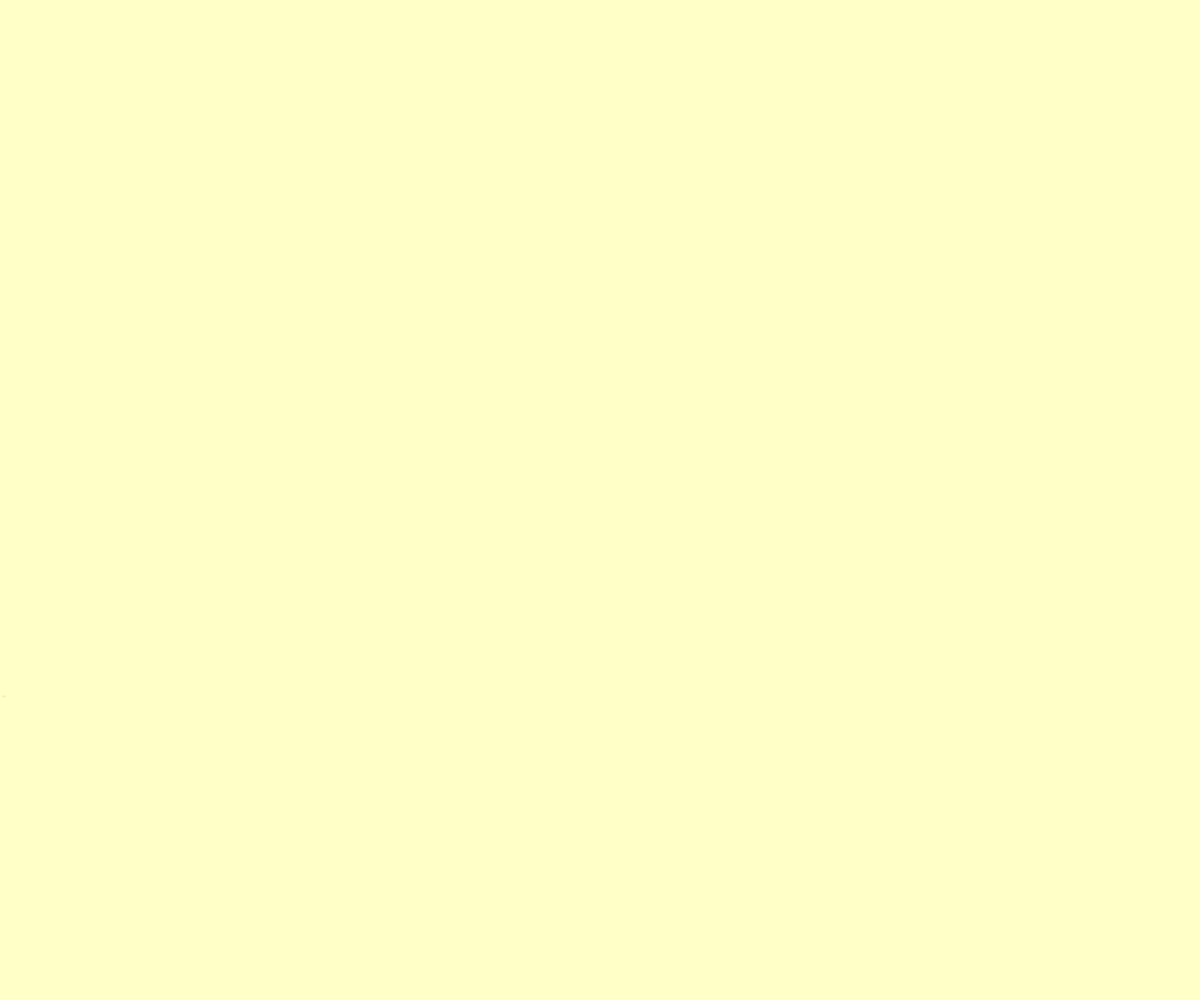
Frame 1 (no input)
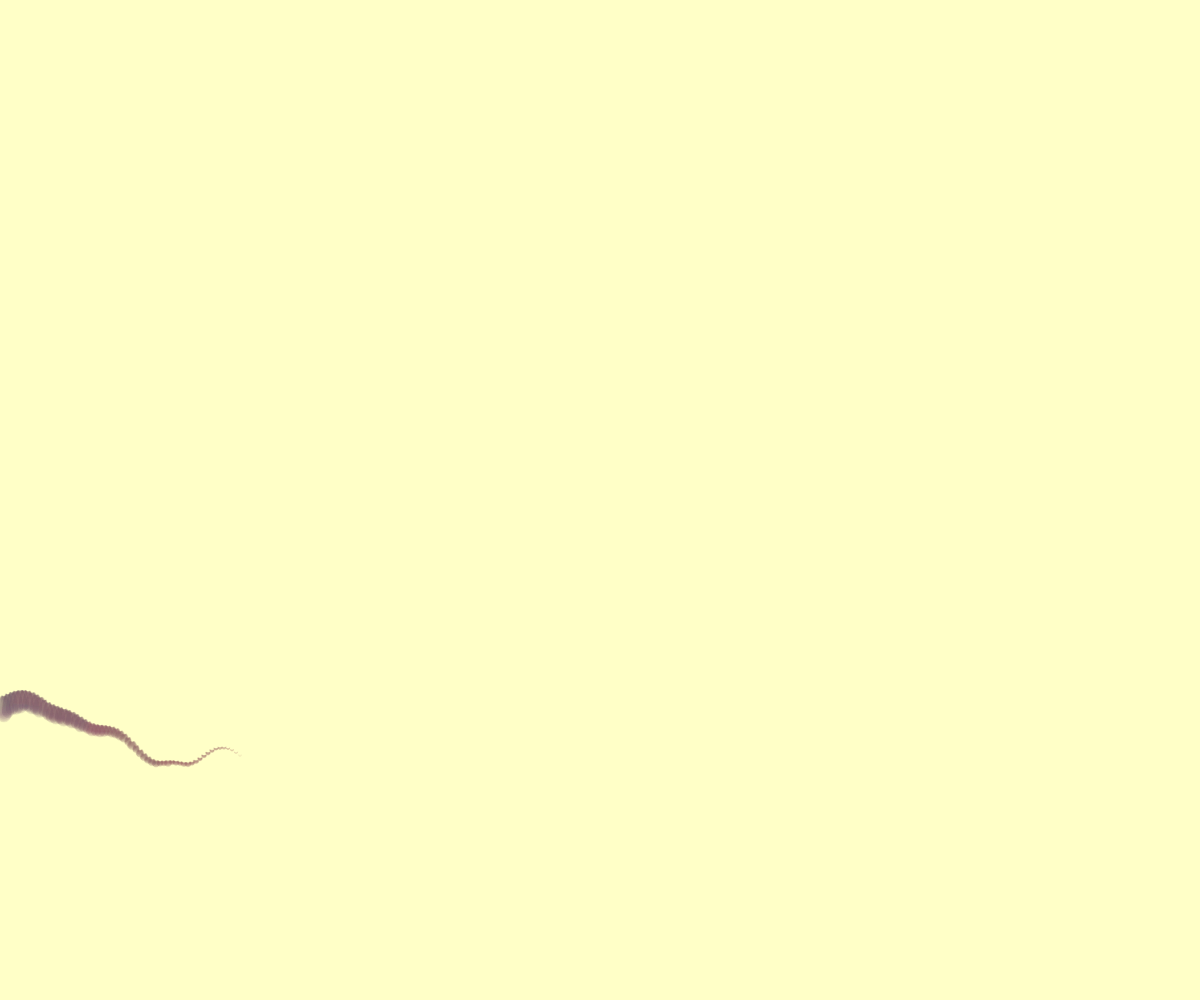
Frame 60 (no input)
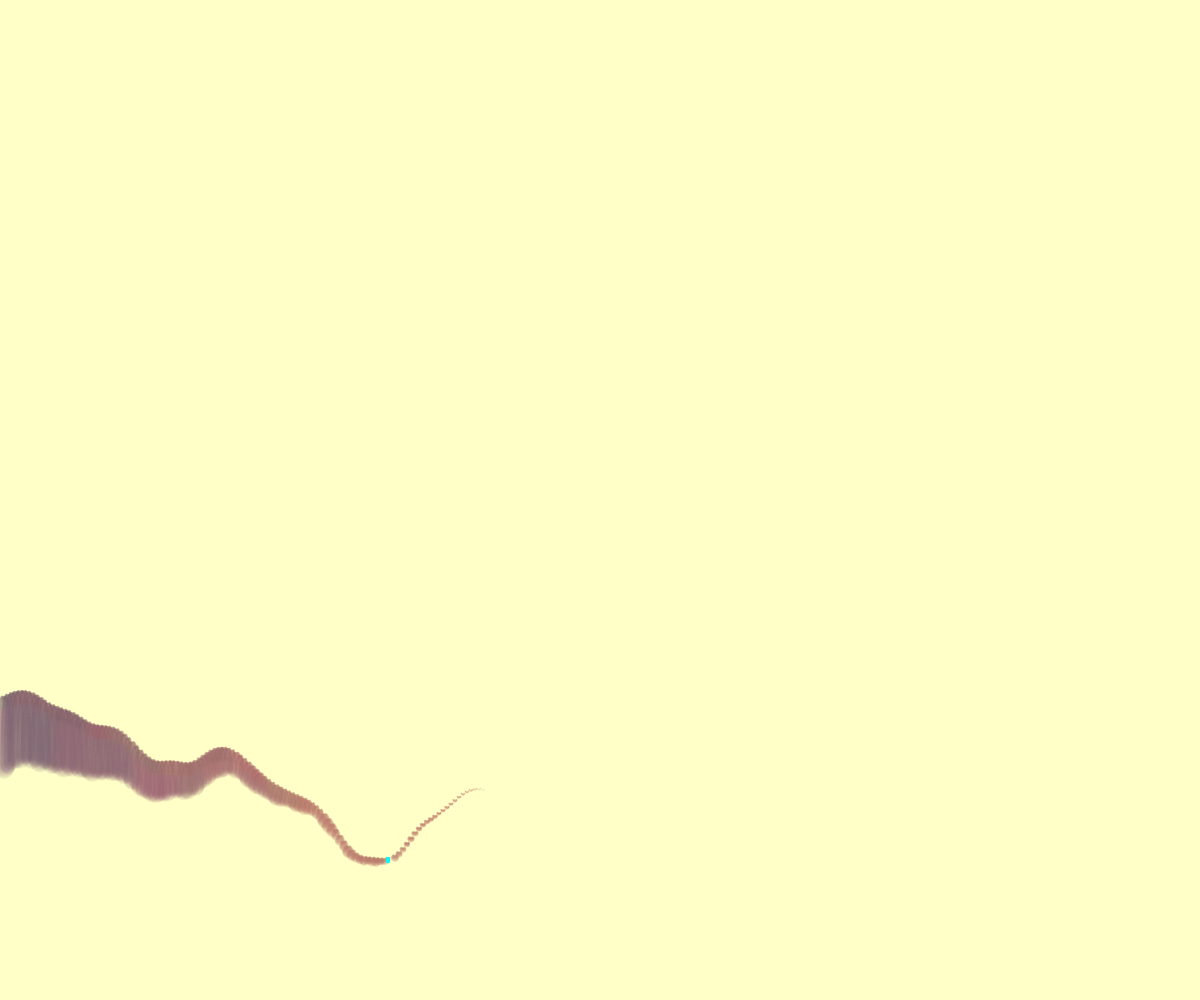
Frame 120 (the mouse pressed at the canvas centre since frame 60)

The p5.js sketch that drew these frames (run headless with seeded random() and noise() and a simulated clock; from frame 60 on, the mouse is pressed at the canvas centre):

// p5.js sketch
// ── sketch.js
let colors=['#be7f73','#b75446','#94402b','#57507e','#363169']

let drips=[]
let drippers=[]
let bgColor
let next= false
let w


function setup() {
	createCanvas(windowWidth, windowHeight);
	w= max(windowWidth, windowHeight)
	bgColor= color('#FFFFC7')
	background(bgColor);
	bgColor.setAlpha(30)
	drippers.push(new dripper())	
}

function draw() {
		
	if(next){
	    let g= get()
		background('#FFFFC7')
		image(g, 0, -30)
		image(g, 0, height-30, width, 30, 0, height-30, width, 30)
		background(bgColor)
        let drpr = new dripper()
		drippers.push(drpr)
		next=false
	}
	
	for(let dr of drippers){
		dr.move();
		dr.paint();
		dr.done();
	}
	for(let d of drips){
		d.droop();
		d.dry();	
	}
	
}

class dripper{
  constructor(x, y){
	this.pos= createVector(x, y)
	//this.acc= createVector(0.01, 0)
	this.vel=createVector(4, 0)
	this.colorGrad= random(100)
    this.priorY = 0
    this.lowSpot=createVector(0, 0);
    this.lowestSpot =createVector(0, 0);
    this.lowSpotId = 0;
    this.lowSpotCount = 1;
	this.lowSpotComparator = int(random(2,4));
    
	}
	
move(){
  let yoff= map(noise(this.pos.x/500, frameCount/100, this.colorGrad), -0.1, 1, height/2, height)
  this.pos.add(this.vel)
  this.pos.y= yoff
}
	
paint(){
	  let grad1=this.colorGrad%4
		let c1= color(colors[floor(grad1)])
		let c2= color(colors[floor((grad1+1)%4)])
		let c= lerpColor(c1, c2, grad1%1)
        //console.log("grad23:" + grad1 + " " + grad1%1)
        
    let drp =  new drip(this.pos.x, this.pos.y, c)   
    
	let diff = (this.pos.y - this.priorY)
	let isDiffDrip = false
	let lowSpotOffset = 300

    if (this.priorY > this.pos.y && this.pos.x > lowSpotOffset) {
        this.lowSpot = createVector(this.pos.x,this.pos.y)

        if (this.lowestSpot.y == 0 || 
            this.lowestSpot.y + 5 < this.lowSpot.y) {

            this.lowestSpot = createVector(this.pos.x,this.pos.y)
            this.lowSpotCount++;

        }
    }

    if (this.lowestSpot.y > 0 && 
        this.lowSpotCount == this.lowSpotComparator && this.lowSpotId == 0) {
        this.lowSpotId = 1;
        this.pos.x = this.pos.x - 4 + 7;
      
//        console.log("compar33:" + this.lowSpotComparator)
        drp.lowSpot= true;
    }

    if (this.lowestSpot.y > 0 && this.lowSpotId == 1) {
        this.lowSpotId = 2;
    }

    this.priorY = this.pos.y;
    
	drips.push(drp)
	this.colorGrad+=0.007
	
}
	
done(){
	if(this.pos.x>w*2){
		let index = drippers.indexOf(this);
      drippers.splice(index, 1);
		next= true
	}
}	
}


class drip {
	constructor(x, y, c){
		this.pos= createVector(x, y);
		this.acc= createVector(0, 0);
		this.vel= createVector(0, 0);
		this.color=c;
		this.stroke=c
		this.alpha=20
		this.size=3
		this.sizeVel=random(0.15, 0.3)
		this.sizeD= random(100, 200)
		this.sizeAcc=-this.sizeVel/this.sizeD
		this.sNoise=random(1000)
		this.timerEnd= (height-this.pos.y)*2.5
		this.timer=0
        this.lowSpot=false;
	}
	
	 droop(){
		 this.sNoise+=0.01
		 this.timer+=1
	 if(this.timer<this.timerEnd/2){
		this.acc=createVector(0, 0.01)
	 } else{
		 this.acc=createVector(0, -0.009)
	 }
	this.vel.add(this.acc);
	this.pos.add(this.vel);
		this.alpha-=0.01
	this.stroke.setAlpha(this.alpha/2)
	this.color.setAlpha(this.alpha)
    
     if (this.lowSpot == true) {
       this.color = color('cyan')
     }
       
	fill(this.color)
	stroke(this.stroke)
	this.sizeVel+=this.sizeAcc
	this.size+=this.sizeVel
	let sOff= map(noise(frameCount/100, this.sNoise), 0, 1, -this.size/3, this.size/3)
	//console.log ("drip432:" + this.pos.x + " " + this.pos.y );
    let sizeX = this.size 
    if (this.lowSpot == true) {
//        sOff = 0;
      sizeX = 4 + sOff      
    }
    
	arc(this.pos.x, this.pos.y, sizeX, this.size+sOff, 0, PI)
	 }	 
	 
	dry(){
        //console.log("dry43:" + this.timer + " " + this.timer.End )
		if(this.timer>this.timerEnd){
			 let index = drips.indexOf(this);
      drips.splice(index, 1);
			
		}
		
	}
}
